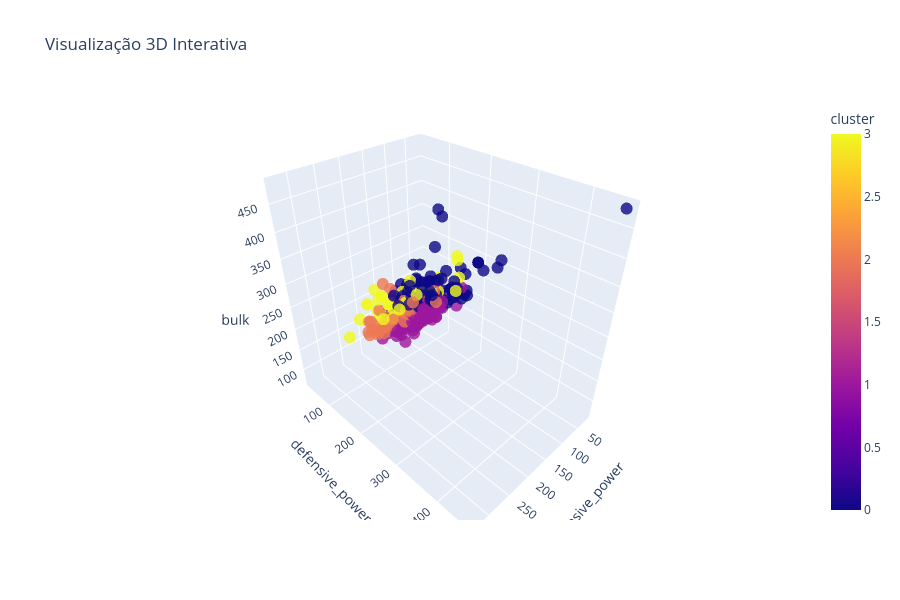

This figure's notebook cell:
### Code cell
plot_distribution(df_kmeans_1, "name", "offensive_power", "defensive_power", "bulk", color="cluster")

### Figure 1 — Plotly figure (JSON) as saved in the notebook; plotly's stock layout.template omitted (floating-point values rounded to 4 significant figures; data arrays with more than 128 entries replaced by an {"elided": "..."} marker saying what was removed)
{"data": [{"hovertemplate": "<b>%{hovertext}</b><br><br>offensive_power=%{x}<br>defensive_power=%{y}<br>bulk=%{z}<br>cluster=%{marker.color}<extra></extra>", "hovertext": {"elided": "721 str values"}, "legendgroup": "", "marker": {"color": {"elided": "721 int values"}, "coloraxis": "coloraxis", "opacity": 0.8, "size": 7, "symbol": "circle"}, "mode": "markers", "name": "", "scene": "scene", "showlegend": false, "type": "scatter3d", "x": {"elided": "721 int values"}, "y": {"elided": "721 int values"}, "z": {"elided": "721 int values"}}], "layout": {"coloraxis": {"colorbar": {"title": {"text": "cluster"}}, "colorscale": [[0, "#0d0887"], [0.1111, "#46039f"], [0.2222, "#7201a8"], [0.3333, "#9c179e"], [0.4444, "#bd3786"], [0.5556, "#d8576b"], [0.6667, "#ed7953"], [0.7778, "#fb9f3a"], [0.8889, "#fdca26"], [1, "#f0f921"]]}, "height": 600, "legend": {"title": {"text": "cluster"}, "tracegroupgap": 0}, "scene": {"domain": {"x": [0, 1], "y": [0, 1]}, "xaxis": {"title": {"text": "offensive_power"}}, "yaxis": {"title": {"text": "defensive_power"}}, "zaxis": {"title": {"text": "bulk"}}}, "title": {"text": "Visualização 3D Interativa"}, "width": 900}}
